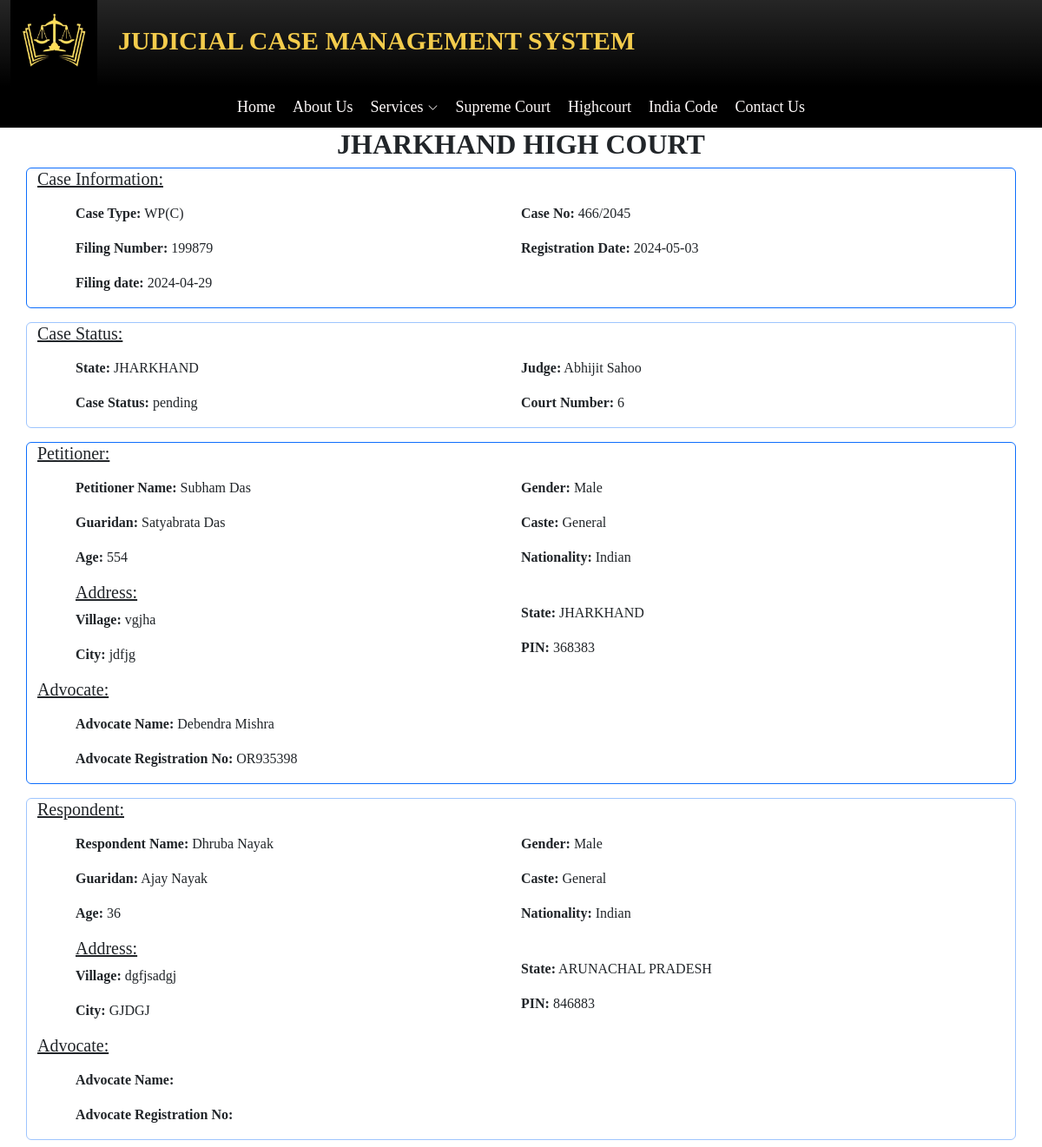
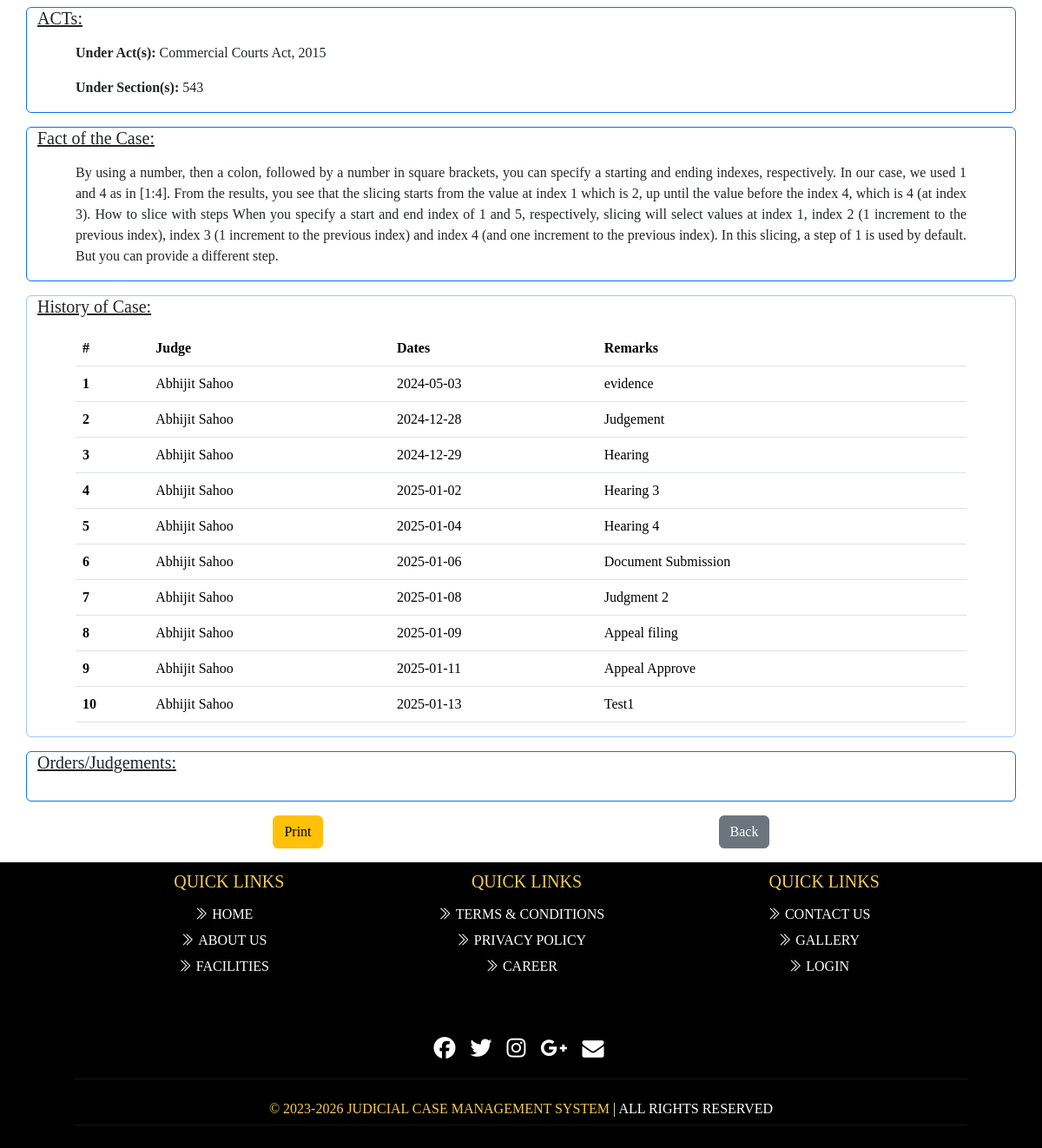
Screenshot of /Client/caseinfo.php?fno=199879 with the database file from the repository (2 pictures, top to bottom).
### tables this page shows
CREATE TABLE `casefiling` (
  `slno` int(11) NOT NULL,
  `filingno` int(20) NOT NULL,
  `state` varchar(20) NOT NULL,
  `court` varchar(100) NOT NULL,
  `casetype` varchar(15) NOT NULL,
  `date` date NOT NULL,
  `pname` varchar(50) NOT NULL,
  `pgname` varchar(50) NOT NULL,
  `page` int(10) NOT NULL,
  `pgender` varchar(15) NOT NULL,
  `pnation` varchar(20) NOT NULL,
  `pcaste` varchar(10) NOT NULL,
  `pemail` varchar(50) NOT NULL,
  `pphn` bigint(10) NOT NULL,
  `padd` varchar(70) NOT NULL,
  `pcity` varchar(20) NOT NULL,
  `pstate` varchar(20) NOT NULL,
  `ppin` int(6) NOT NULL,
  `rname` varchar(50) NOT NULL,
  `rgname` varchar(50) NOT NULL,
  `rage` int(5) NOT NULL,
  `rgender` varchar(6) NOT NULL,
  `rnation` varchar(20) NOT NULL,
  `rcaste` varchar(25) NOT NULL,
  `radd` varchar(70) NOT NULL,
  `rcity` varchar(20) NOT NULL,
  `rstate` varchar(20) NOT NULL,
  `rpin` int(6) NOT NULL,
  `advno` varchar(30) NOT NULL,
  `advname` varchar(50) NOT NULL,
  `r_advname` varchar(50) DEFAULT NULL,
  `r_advno` varchar(10) DEFAULT NULL,
  `fact` text NOT NULL,
  `act` varchar(100) NOT NULL,
  `section` varchar(100) NOT NULL,
  `file` varchar(100) NOT NULL,
  `sts` varchar(11) NOT NULL,
  `judgement` text DEFAULT NULL,
  `verify` int(1) NOT NULL DEFAULT 0
);

CREATE TABLE `case_info` (
  `slno` int(100) NOT NULL,
  `f_filingno` varchar(11) NOT NULL,
  `f-date` date NOT NULL,
  `case_type` varchar(11) NOT NULL,
  `case_no` varchar(11) NOT NULL,
  `year` int(11) NOT NULL,
  `regd_date` date NOT NULL,
  `j_regd` varchar(11) NOT NULL,
  `a_regd` varchar(11) NOT NULL,
  `courtno` int(11) NOT NULL
);

CREATE TABLE `judge_info` (
  `j_slno` int(20) NOT NULL,
  `j_regd` varchar(50) NOT NULL,
  `j_name` varchar(50) NOT NULL,
  `j_email` varchar(50) NOT NULL,
  `j_phn` bigint(10) NOT NULL,
  `j_pass` varchar(50) NOT NULL,
  `j_path` varchar(100) NOT NULL,
  `status` tinyint(1) NOT NULL
);

CREATE TABLE `case_history` (
  `slno` int(100) NOT NULL,
  `case_no` varchar(20) NOT NULL,
  `year` int(4) NOT NULL,
  `next_date` date NOT NULL,
  `remark` text NOT NULL
);

### Client/caseinfo.php (the view, shortened to what this page needs)
<?php
$f = $_GET['fno'];
include '../dbcon.php';
try {
    $sql = "SELECT * FROM `casefiling` WHERE `filingno`='$f'";
    $run = mysqli_query($con, $sql);
    if (mysqli_num_rows($run) > 0) {
        while ($row = mysqli_fetch_assoc($run)) {
            $filingno = $row['filingno'];
            $state = $row['state'];
            $court = $row['court'];
            $casetype = $row['casetype'];
            $date = $row['date'];
            $pname = $row['pname'];
            $pgname = $row['pgname'];
            $page = $row['page'];
            $pgender = $row['pgender'];
            $pnation = $row['pnation'];
            $pcaste = $row['pcaste'];
            $padd = $row['padd'];
            $pcity = $row['pcity'];
            $pstate = $row['pstate'];
            $ppin = $row['ppin'];
            $rname = $row['rname'];
            $rgname = $row['rgname'];
            $rage = $row['rage'];
            $rgender = $row['rgender'];
            $rnation = $row['rnation'];
            $rcaste = $row['rcaste'];
            $radd = $row['radd'];
            $rcity = $row['rcity'];
            $rstate = $row['rstate'];
            $rpin = $row['rpin'];
            $advno = $row['advno'];
            $advname = $row['advname'];
            $radvno = $row['r_advno'];
            $radvname = $row['r_advname'];
            $fact = $row['fact'];
            $act = $row['act'];
            $section = $row['section'];
            $sts = $row['sts'];
        }
    } else {
        echo "Records not available";
        exit();
    }
} catch (\Throwable $th) {
    echo "Error to Found data";
}
?>
<!DOCTYPE html>
<html lang="en">
<head>
</head>
<body>
    <?php include 'head.php'; ?>
    <section>
        <div class="container text-center">
            <h2><strong><?php echo $court; ?></strong></h2>
        </div>
        <div class="container border border-primary rounded mb-3">
            <h5 class=""><u>Case Information:</u></h5>
            <div class="mt-3">
                <div class="row">
                    <div class="col">
                        <p><strong>Case Type:</strong> <span><?php echo $casetype; ?></span></p>
                        <p><strong>Filing Number:</strong> <span><?php echo $filingno; ?></span></p>
                        <p><strong>Filing date:</strong> <span><?php echo $date; ?></span></p>
                    </div>
                    <div class="col">
                        <?php
                        $query = "SELECT * FROM `case_info` WHERE `f_filingno`='$filingno' ";
                        $res = mysqli_query($con, $query);
                        if (mysqli_num_rows($res) > 0) {
                            while ($r = mysqli_fetch_assoc($res)) {
                                $nocase = $r["case_no"];
                                $yearcase = $r["year"];
                                $case = $r["case_no"] . '/' . $r["year"];
                                $rdate = $r["regd_date"];
                                $jid = $r["j_regd"];
                                $courtno = $r['courtno'];
                            }
                        }
                        $query2 = "SELECT * FROM `judge_info` WHERE `j_regd`='$jid' ";
                        $run2 = mysqli_query($con, $query2);
                        $rw = mysqli_fetch_array($run2);
                        $jname = $rw['j_name'];
                        ?>
                        <p><strong>Case No:</strong> <span><?php echo $case; ?></span></p>
                        <p><strong>Registration Date:</strong> <span><?php echo $rdate; ?></span></p>
                    </div>
                </div>
            </div>
        </div>
        <div class="container border border-primary-subtle rounded mb-3">
            <h5 class=""><u>Case Status:</u></h5>
            <div class="mt-3">
                <div class="row">
                    <div class="col">
                        <p><strong>State:</strong> <span><?php echo $state; ?></span></p>
                        <p><strong>Case Status:</strong> <span><?php echo $sts; ?></span></p>
                    </div>
                    <div class="col">
                        <p><strong>Judge:</strong> <span><?php echo $jname; ?></span></p>
                        <p><strong>Court Number:</strong> <span><?php echo $courtno; ?></span></p>
                    </div>
                </div>
            </div>
        </div>
        <div class="container border border-primary rounded mb-3">
            <h5 class=""><u>Petitioner:</u></h5>
            <div class="mt-3">
                <div class="row">
                    <div class="col">
                        <p><strong>Petitioner Name:</strong> <span><?php echo $pname; ?></span></p>
                        <p><strong>Guaridan:</strong> <span><?php echo $pgname; ?></span></p>
                        <p><strong>Age:</strong> <span>5<?php echo $page; ?></span></p>
                        <h5><u>Address:</u></h5>
                        <p><strong>Village:</strong> <span><?php echo $padd; ?></span></p>
                        <p><strong>City:</strong> <span><?php echo $pcity; ?></span></p>
                    </div>
                    <div class="col">
                        <p><strong>Gender:</strong> <span><?php echo $pgender; ?></span></p>
                        <p><strong>Caste:</strong> <span><?php echo $pcaste; ?></span></p>
                        <p><strong>Nationality:</strong> <span><?php echo $pnation; ?></span></p>
                        <br>
                        <p><strong>State:</strong> <span><?php echo $pstate; ?></span></p>
                        <p><strong>PIN:</strong> <span><?php echo $ppin; ?></span></p>
                    </div>
                </div>
                <h5><u>Advocate:</u></h5>
                <div class="mt-3 row">
                    <p><strong>Advocate Name:</strong> <span><?php echo $advname; ?></span></p>
                    <p><strong>Advocate Registration No:</strong> <span><?php echo $advno; ?></span></p>
                </div>
            </div>
        </div>
        <div class="container border border-primary-subtle rounded mb-3">
            <h5 class=""><u>Respondent:</u></h5>
            <div class="mt-3">
                <div class="row">
                    <div class="col">
                        <p><strong>Respondent Name:</strong> <span><?php echo $rname; ?></span></p>
                        <p><strong>Guaridan:</strong> <span><?php echo $rgname; ?></span></p>
                        <p><strong>Age:</strong> <span><?php echo $rage; ?></span></p>
                        <h5><u>Address:</u></h5>
                        <p><strong>Village:</strong> <span><?php echo $radd; ?></span></p>
                        <p><strong>City:</strong> <span><?php echo $rcity; ?></span></p>
                    </div>
                    <div class="col">
                        <p><strong>Gender:</strong> <span><?php echo $rgender; ?></span></p>
                        <p><strong>Caste:</strong> <span><?php echo $rcaste; ?></span></p>
                        <p><strong>Nationality:</strong> <span><?php echo $rnation; ?></span></p>
                        <br>
                        <p><strong>State:</strong> <span><?php echo $rstate; ?></span></p>
                        <p><strong>PIN:</strong> <span><?php echo $rpin; ?></span></p>
                    </div>
                </div>
                <h5><u>Advocate:</u></h5>
                <div class="mt-3 row">
                    <p><strong>Advocate Name:</strong> <span><?php echo $radvname; ?></span></p>
                    <p><strong>Advocate Registration No:</strong> <span><?php echo $radvno; ?></span></p>
                </div>
            </div>
        </div>
        <div class="container border border-primary rounded mb-3">
            <h5 class=""><u>ACTs:</u></h5>
            <div class="mt-3">
                <div class="row">
                    <p><strong>Under Act(s):</strong> <span><?php echo $act; ?></span></p>
                    <p><strong>Under Section(s):</strong> <span><?php echo $section; ?></span></p>
                </div>
            </div>
        </div>
        <div class="container border border-primary rounded mb-3">
            <h5 class=""><u>Fact of the Case:</u></h5>
            <div class="mt-3">
                <div class="row">
                    <p align='justify'><span><?php echo $fact; ?></span></p>
                </div>
            </div>
        </div>
        <div class="container border border-primary-subtle rounded mb-3">
            <h5 class=""><u>History of Case:</u></h5>
            <div class="mt-3">
                <div class="row">
                    <table class="table">
                        <thead>
                            <tr>
                                <th scope="col">#</th>
                                <th scope="col">Judge</th>
                                <th scope="col">Dates</th>
                                <th scope="col">Remarks</th>
                            </tr>
                        </thead>
                        <tbody>
                            <?php
                            $quet = "SELECT * FROM `case_history` WHERE case_no='$nocase' AND year='$yearcase' ";
                            $runquet = mysqli_query($con, $quet);
                            $slno = 1;
                            while ($row = mysqli_fetch_array($runquet)) {
                                echo '
                                <tr>
                                <th scope="row">' . $slno . '</th>
                                <td>' . $jname . '</td>
                                <td>' . $row['next_date'] . '</td>
                                <td>' . $row['remark'] . '</td>
                            </tr>
                                ';
                                $slno = $slno + 1;
                            }
                            ?>
                        </tbody>
                    </table>
                </div>
            </div>
        </div>
        <div class="container border border-primary rounded mb-3">
            <h5 class=""><u>Orders/Judgements:</u></h5>
            <div class="mt-3">
                <div class="row">
                </div>
            </div>
        </div>
        <div class="container mb-3">
            <div class="row">
                <div class="col-6 text-center">
                    <input type="button" class="btn btn-warning" onclick="window.print()" value="Print">
                </div>
                <div class="col-6 text-center">
                    <a href="clientform.php" class="btn btn-secondary">Back</a>
                </div>
            </div>
        </div>
    </section>
    <?php include 'foot.php'; ?>
</body>
</html>

### assets/css/nav.css (style rules this page uses)
body { font-family: Georgia, 'Cambria'; }
*, *::before, *::after { box-sizing: border-box; }
.row { --bs-gutter-x: -5.5rem; }

### rows the page displays
casefiling: court "JHARKHAND HIGH COURT", casetype "WP(C)", filingno "199879", date "2024-04-29", state "JHARKHAND", sts "pending", pname "Subham Das", pgname "Satyabrata Das", page "54", padd "vgjha", pcity "jdfjg", pgender "Male", pcaste "General", pnation "Indian", pstate "JHARKHAND", ppin "368383", advname "Debendra Mishra", advno "OR935398", rname "Dhruba Nayak", rgname "Ajay Nayak", rage "36", radd "dgfjsadgj", rcity "GJDGJ", rgender "Male", rcaste "General", rnation "Indian", rstate "ARUNACHAL PRADESH", rpin "846883", act "Commercial Courts Act, 2015", section "543", fact "By using a number, then a colon, followed by a number in square brackets, you can specify a starting and ending indexes, respectively. In our case, we used 1 and 4 as in [1:4]. From the results, you see that the slicing starts from the value at index 1 which is 2, up until the value before the index 4, which is 4 (at index 3). How to slice with steps When you specify a start and end index of 1 and 5, respectively, slicing will select values at index 1, index 2 (1 increment to the previous index), index 3 (1 increment to the previous index) and index 4 (and one increment to the previous index). In this slicing, a step of 1 is used by default. But you can provide a different step."
case_info: case "466/2045", regd_date "2024-05-03", courtno "6"
judge_info: j_name "Abhijit Sahoo"
case_history: next_date "2024-05-03", remark "evidence"
case_history: next_date "2024-12-28", remark "Judgement"
case_history: next_date "2024-12-29", remark "Hearing"
case_history: next_date "2025-01-02", remark "Hearing 3"
case_history: next_date "2025-01-04", remark "Hearing 4"
case_history: next_date "2025-01-06", remark "Document Submission"
case_history: next_date "2025-01-08", remark "Judgment 2"
case_history: next_date "2025-01-09", remark "Appeal filing"
case_history: next_date "2025-01-11", remark "Appeal Approve"
case_history: next_date "2025-01-13", remark "Test1"
